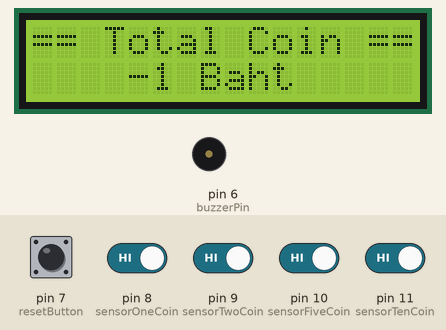
Recording of a sketch running on a simulated Arduino Uno, built with avr-gcc and run on an emulated ATmega328P. Parts: 16×2 character LCD, buzzer (waves = sounding). The test bench sets the inputs (shaded band); at power-on: pin 7 (resetButton), pin 8 (sensorOneCoin), pin 9 (sensorTwoCoin), pin 10 (sensorFiveCoin), pin 11 (sensorTenCoin) HIGH. EEPROM starts erased.

Above: at 1.8 s.
1.9 s: pin 7 (resetButton) pulled LOW for 0.15 s
At 2.3 s:
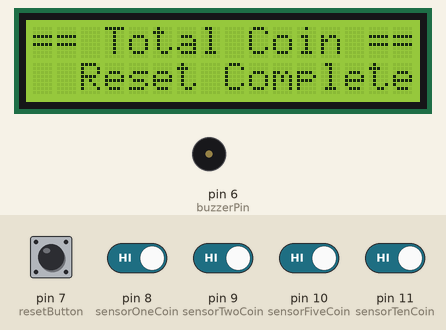
4.4 s: pin 8 (sensorOneCoin) driven LOW
At 4.51 s:
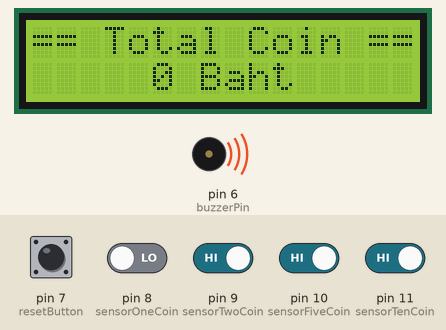
7.3 s: pin 9 (sensorTwoCoin) driven LOW
At 9.54 s:
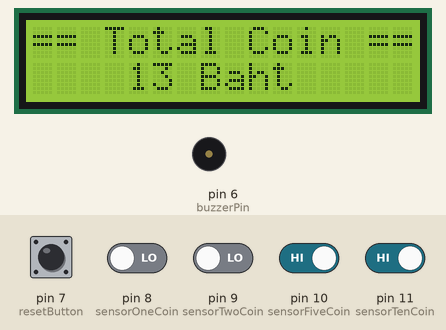
10.3 s: pin 10 (sensorFiveCoin) driven LOW
At 13.28 s:
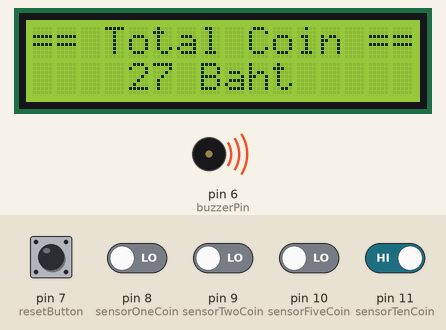
13.3 s: pin 11 (sensorTenCoin) driven LOW
At 15.69 s:
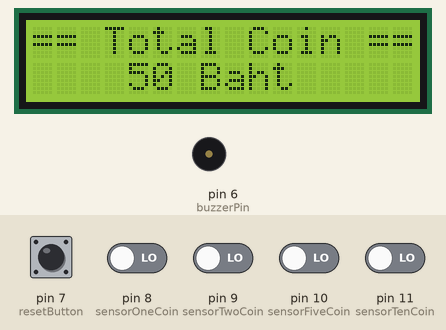
16.3 s: pin 8 (sensorOneCoin) driven HIGH
At 18.58 s:
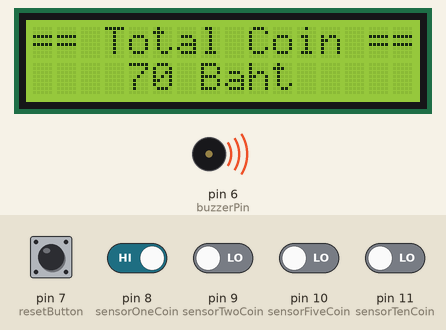
Timing chart, 0 to 20.3 s (numbered marks = the images above; inputs shaded):
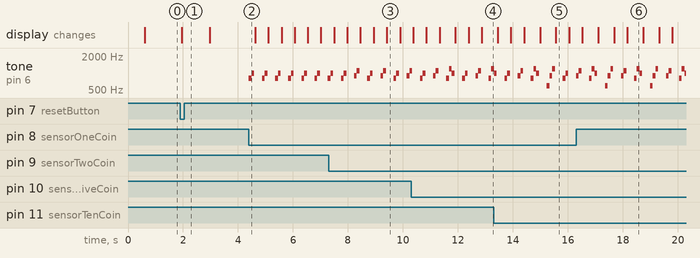

Measured:
- after the input at 1.9 s, the display: changes after 0.05 s (image 1)
- after the input at 4.4 s, tone on pin 6 (buzzerPin): silent → 800 Hz at once, then repeats every 0.48 s: 1000 Hz 0.10 s, silent 0.28 s, 800 Hz 0.10 s
- what the display in image 3 shows lasts 0.5 s, from 9.4 s to 9.9 s
- what the display in image 6 shows lasts 0.5 s, from 18.2 s to 18.7 s

The sketch:

CountCoin.ino
```cpp
#include <Wire.h>
#include <LiquidCrystal_I2C.h>
#include <EEPROM.h> // เพิ่มไลบรารี EEPROM

LiquidCrystal_I2C lcd(0x27, 16, 2);

// กำหนดขาเซนเซอร์
int sensorOneCoin = 8;
int sensorTwoCoin = 9;
int sensorFiveCoin = 10;
int sensorTenCoin = 11;
int resetButton = 7; // ปุ่ม Reset (ต่อกับขา 7)
// กำหนดขา Buzzer
int buzzerPin = 6;

// ตัวแปรเก็บสถานะ
int oneCoin = 0;
int twoCoin = 0;
int fiveCoin = 0;
int tenCoin = 0;
int totalCoin = 0;

void setup() {
  lcd.begin();
  lcd.backlight();
  lcd.setCursor(0, 0);
  lcd.print("Count Coin");
  lcd.setCursor(2, 1);
  lcd.print("BornToBeDev");
  delay(500);

  // กำหนด pinMode สำหรับเซนเซอร์และปุ่ม Reset
  pinMode(sensorOneCoin, INPUT_PULLUP);
  pinMode(sensorTwoCoin, INPUT_PULLUP);
  pinMode(sensorFiveCoin, INPUT_PULLUP);
  pinMode(sensorTenCoin, INPUT_PULLUP);
  pinMode(resetButton, INPUT_PULLUP); // ใช้ INPUT_PULLUP สำหรับปุ่ม Reset
  pinMode(buzzerPin, OUTPUT); // กำหนด pinMode สำหรับ Buzzer
  Serial.begin(9600);

  // โหลดค่าที่บันทึกไว้จาก EEPROM
  totalCoin = EEPROM.read(0); // อ่านค่าที่อยู่ตำแหน่ง 0
  totalCoin |= EEPROM.read(1) << 8; // รวมค่าจากตำแหน่ง 1 (สำหรับตัวเลขมากกว่า 255)

  // อัปเดตหน้าจอเมื่อเริ่มต้น
  updateDisplay();
}

void loop() {
  // อ่านค่าจากเซนเซอร์
  oneCoin = digitalRead(sensorOneCoin);
  twoCoin = digitalRead(sensorTwoCoin);
  fiveCoin = digitalRead(sensorFiveCoin);
  tenCoin = digitalRead(sensorTenCoin);

  // ตรวจจับเหรียญและเพิ่มค่าในตัวแปร
  if (oneCoin == LOW) {
    totalCoin += 1;
    playCoinSound(1);
    updateDisplay();
    delay(250); // ป้องกันการอ่านซ้ำ
  }

  if (twoCoin == LOW) {
    totalCoin += 2;
    playCoinSound(2);
    updateDisplay();
    delay(250);
  }

  if (fiveCoin == LOW) {
    totalCoin += 5;
    playCoinSound(5);
    updateDisplay();
    delay(250);
  }

  if (tenCoin == LOW) {
    totalCoin += 10;
    playCoinSound(10);
    updateDisplay();
    delay(250);
  }

  // ตรวจสอบการกดปุ่ม Reset
  if (digitalRead(resetButton) == LOW) { // หากปุ่ม Reset ถูกกด
    resetTotalCoin();
    delay(500); // หน่วงเวลาป้องกันการกดซ้ำ
  }
}

// ฟังก์ชันสำหรับอัปเดตหน้าจอ
void updateDisplay() {
  lcd.clear();

  // แสดงหัวข้อด้วยสัญลักษณ์ตกแต่ง
  lcd.setCursor(0, 0);
  lcd.print("== Total Coin ==");

  // จัดตำแหน่งตัวเลขตรงกลาง พร้อมหน่วย Baht
  String displayText = String(totalCoin) + " Baht"; // สร้างข้อความรวมหน่วย
  lcd.setCursor((16 - displayText.length()) / 2, 1); // คำนวณตำแหน่งตรงกลาง
  lcd.print(displayText);
  saveToEEPROM(totalCoin);
}

// ฟังก์ชันสำหรับบันทึกค่าลงใน EEPROM
void saveToEEPROM(int value) {
  EEPROM.write(0, value & 0xFF); // บันทึก byte แรก (ต่ำสุด)
  EEPROM.write(1, (value >> 8) & 0xFF); // บันทึก byte ที่สอง (สูงสุด)
}

// ฟังก์ชัน Reset ค่าเหรียญทั้งหมด
void resetTotalCoin() {
  totalCoin = 0; // รีเซ็ตค่าเป็น 0
  saveToEEPROM(totalCoin); // บันทึกค่าใหม่ลงใน EEPROM
  updateDisplay(); // อัปเดตหน้าจอแสดงผล
  lcd.setCursor(0, 1);
  lcd.print("  Reset Complete  "); // แสดงข้อความ Reset สำเร็จ
  delay(1000); // หน่วงเวลาให้ผู้ใช้อ่านข้อความ
  updateDisplay(); // อัปเดตหน้าจอแสดงผล
}

void playCoinSound(int coinValue) {
  // ระยะเวลาของแต่ละโน้ต (ms)
  int duration = 100;

  // สร้างเมโลดี้สำหรับเสียงหยอดเหรียญ
  switch (coinValue) {
    case 1: // เสียงเหรียญ 1 บาท
      tone(buzzerPin, 800, duration);
      delay(duration);
      tone(buzzerPin, 1000, duration);
      delay(duration);
      break;

    case 2: // เสียงเหรียญ 2 บาท
      tone(buzzerPin, 900, duration);
      delay(duration);
      tone(buzzerPin, 1100, duration);
      delay(duration);
      break;

    case 5: // เสียงเหรียญ 5 บาท
      tone(buzzerPin, 800, duration);
      delay(duration);
      tone(buzzerPin, 1200, duration);
      delay(duration);
      tone(buzzerPin, 1000, duration);
      delay(duration);
      break;

    case 10: // เสียงเหรียญ 10 บาท
      tone(buzzerPin, 600, duration);
      delay(duration);
      tone(buzzerPin, 900, duration);
      delay(duration);
      tone(buzzerPin, 1200, duration);
      delay(duration);
      break;
  }
  noTone(buzzerPin); // หยุดเสียงหลังเล่นเมโลดี้จบ
}
```
